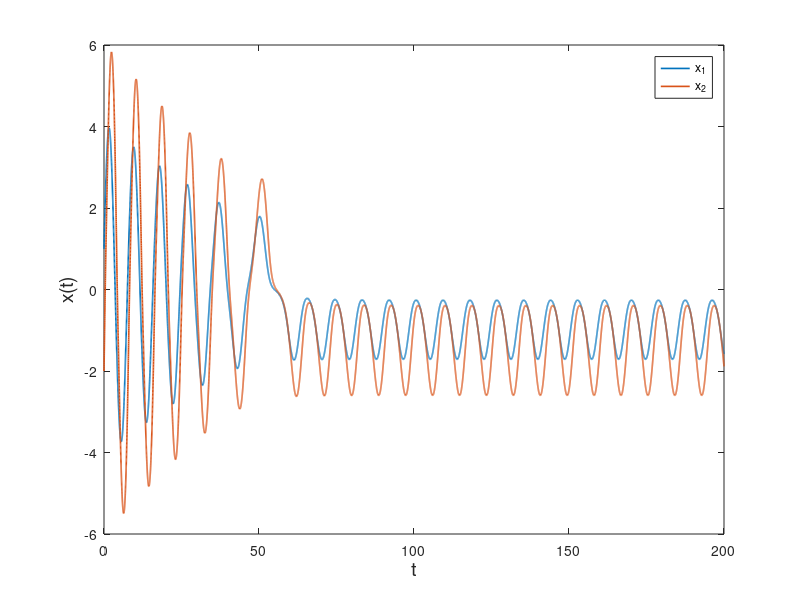

MATLAB code to generate this figure:
close all
clear;clc
A = [1 -1;2 -1];
B = [0.5, 0.2;0.5 -1];
h = 0.01; %%%%%%%%%%%step=h
tend=200;
x_0=[1 -2]';
tt=0:h:tend;
x=x_0;
xx=x_0;
for t=h:h:tend
F=tanh(x);
x=x+(A*x+B*F).*h;
xx=[xx,x];
end
plot(tt,xx,'linewidth',1.2);
xlabel('t','FontSize',14);
ylabel('x(t)','FontSize',14);
legend('x_1','x_2','Location','Best')